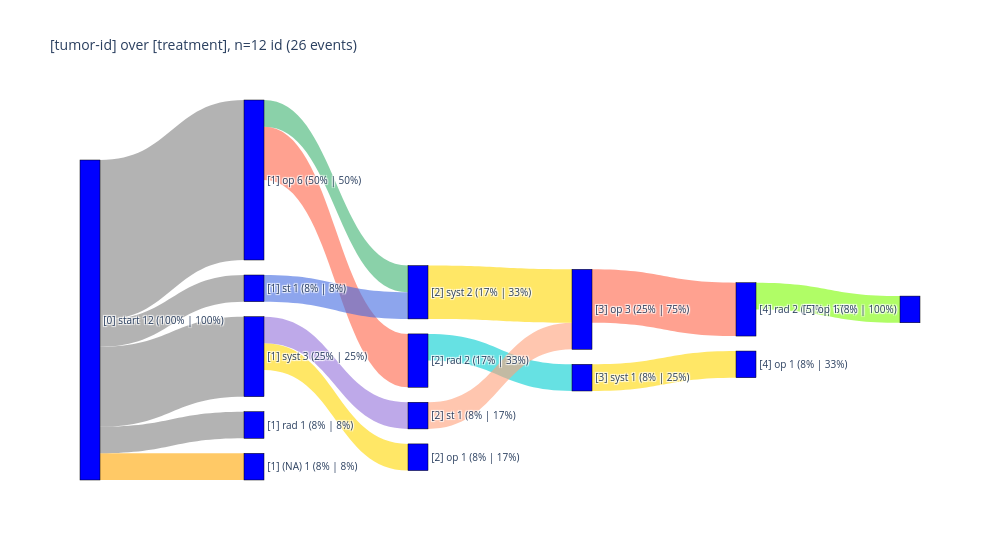

The notebook cell saved with this chart:
### Markdown cell above
### <a id='toc1_2_6_'></a>[sankey](#toc0_)

### Code cell
pls.plot_sankey(
    width=1000,
    # font_size=15,
    # renderer="png",
)

### Figure 1 — Plotly figure (JSON) as saved in the notebook; plotly's stock layout.template omitted (floating-point values rounded to 4 significant figures)
{"data": [{"link": {"color": ["rgba(255, 165, 0, 0.6)", "rgba(128, 128, 128, 0.6)", "rgba(128, 128, 128, 0.6)", "rgba(128, 128, 128, 0.6)", "rgba(128, 128, 128, 0.6)", "rgba(255, 99, 71, 0.6)", "rgba(60, 179, 113, 0.6)", "rgba(65, 105, 225, 0.6)", "rgba(255, 215, 0, 0.6)", "rgba(147, 112, 219, 0.6)", "rgba(0, 206, 209, 0.6)", "rgba(255, 160, 122, 0.6)", "rgba(255, 215, 0, 0.6)", "rgba(255, 99, 71, 0.6)", "rgba(255, 215, 0, 0.6)", "rgba(124, 252, 0, 0.6)"], "source": [0, 0, 0, 0, 0, 1, 1, 3, 4, 4, 7, 8, 9, 10, 11, 13], "target": [5, 1, 2, 3, 4, 7, 9, 9, 6, 8, 11, 10, 10, 13, 12, 14], "value": [1, 6, 1, 1, 3, 2, 1, 1, 1, 1, 1, 1, 2, 2, 1, 1]}, "node": {"align": "left", "color": "blue", "label": ["[0] start 12 (100% | 100%)", "[1] op 6 (50% | 50%)", "[1] rad 1 (8% | 8%)", "[1] st 1 (8% | 8%)", "[1] syst 3 (25% | 25%)", "[1] (NA) 1 (8% | 8%)", "[2] op 1 (8% | 17%)", "[2] rad 2 (17% | 33%)", "[2] st 1 (8% | 17%)", "[2] syst 2 (17% | 33%)", "[3] op 3 (25% | 75%)", "[3] syst 1 (8% | 25%)", "[4] op 1 (8% | 33%)", "[4] rad 2 (17% | 67%)", "[5] op 1 (8% | 100%)"], "line": {"color": "black", "width": 0.5}, "pad": 15, "thickness": 20}, "type": "sankey"}], "layout": {"font": {"size": 10}, "title": {"text": "[tumor-id] over [treatment], n=12 id (26 events)"}, "width": 1000}}
